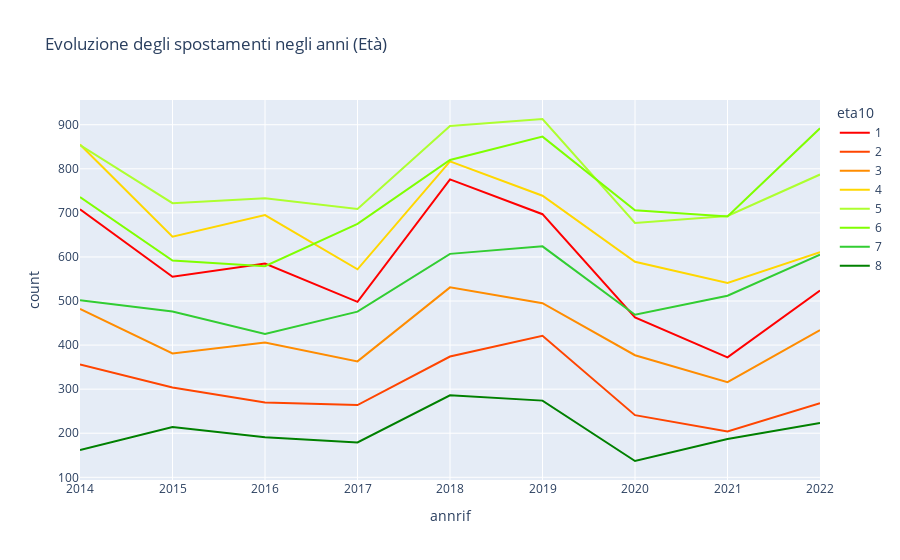

Notebook source saved alongside this figure:
### Code cell
# LINECHART
# Evoluzione degli spostamenti negli anni (età)

# TODO: Cambiare Nomi delle variabili
conteggio = data.groupby(['annrif', 'eta10']).size().reset_index(name='count')

# Colori che vanno dal rosso (<= 14 yo) al verde (>= 75 yo)
colori = ['#FF0000', '#FF4500', '#FF8C00', '#FFD700', '#ADFF2F', '#7FFF00', '#32CD32', '#008000']


fig = px.line(conteggio,x="annrif", y='count' , color= "eta10",
              title='Evoluzione degli spostamenti negli anni (Età)',
              color_discrete_sequence=colori)
fig.show()

### Figure 1 — Plotly figure (JSON) as saved in the notebook; plotly's stock layout.template omitted (floating-point values rounded to 4 significant figures)
{"data": [{"hovertemplate": "eta10=1<br>annrif=%{x}<br>count=%{y}<extra></extra>", "legendgroup": "1", "line": {"color": "#FF0000", "dash": "solid"}, "marker": {"symbol": "circle"}, "mode": "lines", "name": "1", "orientation": "v", "showlegend": true, "type": "scatter", "x": [2014, 2015, 2016, 2017, 2018, 2019, 2020, 2021, 2022], "xaxis": "x", "y": [708, 555, 585, 498, 776, 697, 463, 372, 524], "yaxis": "y"}, {"hovertemplate": "eta10=2<br>annrif=%{x}<br>count=%{y}<extra></extra>", "legendgroup": "2", "line": {"color": "#FF4500", "dash": "solid"}, "marker": {"symbol": "circle"}, "mode": "lines", "name": "2", "orientation": "v", "showlegend": true, "type": "scatter", "x": [2014, 2015, 2016, 2017, 2018, 2019, 2020, 2021, 2022], "xaxis": "x", "y": [356, 304, 270, 264, 374, 421, 241, 204, 268], "yaxis": "y"}, {"hovertemplate": "eta10=3<br>annrif=%{x}<br>count=%{y}<extra></extra>", "legendgroup": "3", "line": {"color": "#FF8C00", "dash": "solid"}, "marker": {"symbol": "circle"}, "mode": "lines", "name": "3", "orientation": "v", "showlegend": true, "type": "scatter", "x": [2014, 2015, 2016, 2017, 2018, 2019, 2020, 2021, 2022], "xaxis": "x", "y": [482, 381, 406, 363, 531, 495, 377, 316, 434], "yaxis": "y"}, {"hovertemplate": "eta10=4<br>annrif=%{x}<br>count=%{y}<extra></extra>", "legendgroup": "4", "line": {"color": "#FFD700", "dash": "solid"}, "marker": {"symbol": "circle"}, "mode": "lines", "name": "4", "orientation": "v", "showlegend": true, "type": "scatter", "x": [2014, 2015, 2016, 2017, 2018, 2019, 2020, 2021, 2022], "xaxis": "x", "y": [855, 646, 695, 572, 817, 739, 589, 541, 611], "yaxis": "y"}, {"hovertemplate": "eta10=5<br>annrif=%{x}<br>count=%{y}<extra></extra>", "legendgroup": "5", "line": {"color": "#ADFF2F", "dash": "solid"}, "marker": {"symbol": "circle"}, "mode": "lines", "name": "5", "orientation": "v", "showlegend": true, "type": "scatter", "x": [2014, 2015, 2016, 2017, 2018, 2019, 2020, 2021, 2022], "xaxis": "x", "y": [854, 722, 733, 709, 897, 913, 677, 693, 787], "yaxis": "y"}, {"hovertemplate": "eta10=6<br>annrif=%{x}<br>count=%{y}<extra></extra>", "legendgroup": "6", "line": {"color": "#7FFF00", "dash": "solid"}, "marker": {"symbol": "circle"}, "mode": "lines", "name": "6", "orientation": "v", "showlegend": true, "type": "scatter", "x": [2014, 2015, 2016, 2017, 2018, 2019, 2020, 2021, 2022], "xaxis": "x", "y": [736, 592, 579, 675, 820, 873, 706, 692, 892], "yaxis": "y"}, {"hovertemplate": "eta10=7<br>annrif=%{x}<br>count=%{y}<extra></extra>", "legendgroup": "7", "line": {"color": "#32CD32", "dash": "solid"}, "marker": {"symbol": "circle"}, "mode": "lines", "name": "7", "orientation": "v", "showlegend": true, "type": "scatter", "x": [2014, 2015, 2016, 2017, 2018, 2019, 2020, 2021, 2022], "xaxis": "x", "y": [502, 476, 425, 476, 607, 624, 469, 512, 605], "yaxis": "y"}, {"hovertemplate": "eta10=8<br>annrif=%{x}<br>count=%{y}<extra></extra>", "legendgroup": "8", "line": {"color": "#008000", "dash": "solid"}, "marker": {"symbol": "circle"}, "mode": "lines", "name": "8", "orientation": "v", "showlegend": true, "type": "scatter", "x": [2014, 2015, 2016, 2017, 2018, 2019, 2020, 2021, 2022], "xaxis": "x", "y": [162, 214, 191, 179, 286, 274, 137, 187, 223], "yaxis": "y"}], "layout": {"legend": {"title": {"text": "eta10"}, "tracegroupgap": 0}, "title": {"text": "Evoluzione degli spostamenti negli anni (Età)"}, "xaxis": {"anchor": "y", "domain": [0, 1], "title": {"text": "annrif"}}, "yaxis": {"anchor": "x", "domain": [0, 1], "title": {"text": "count"}}}}
